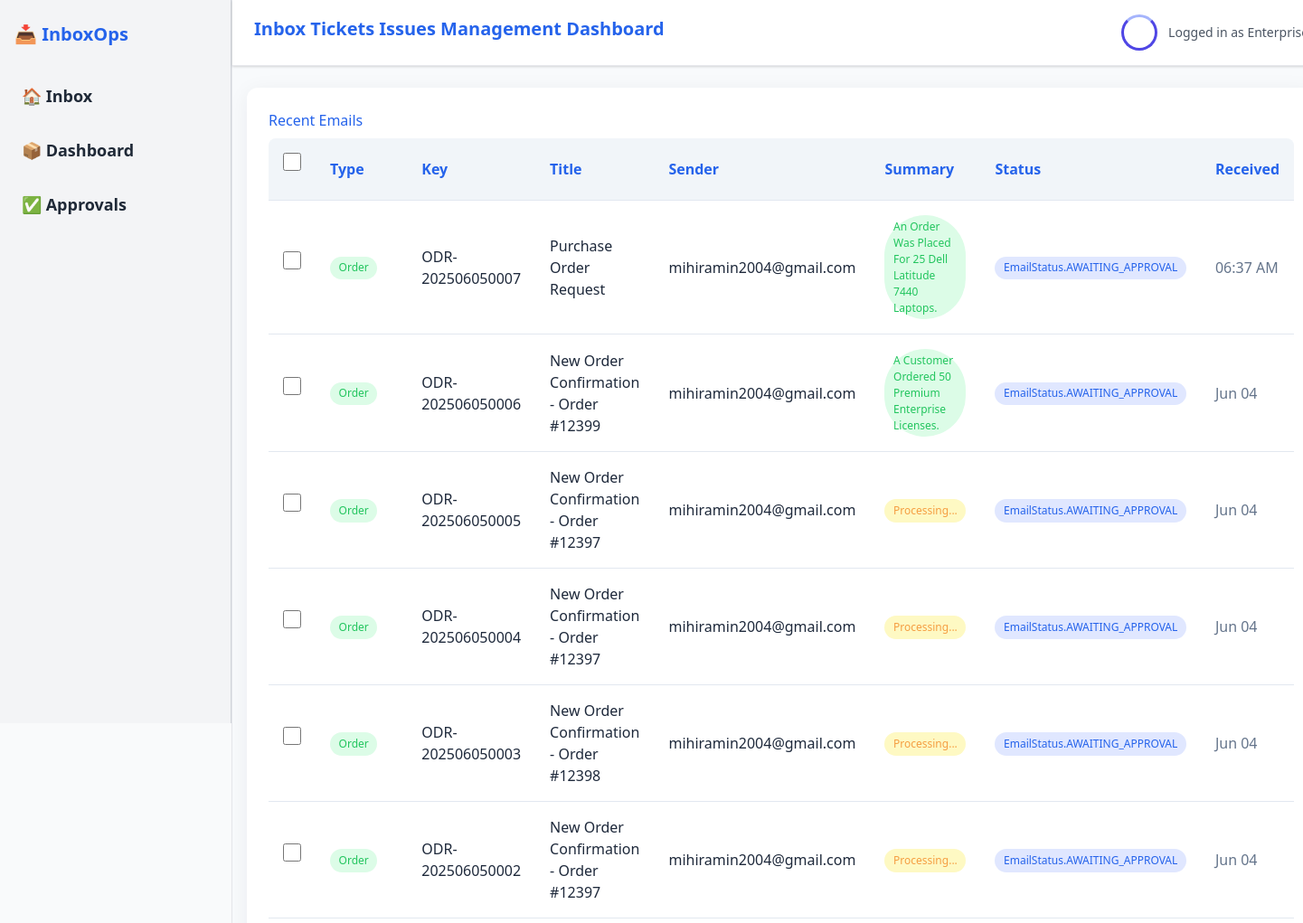
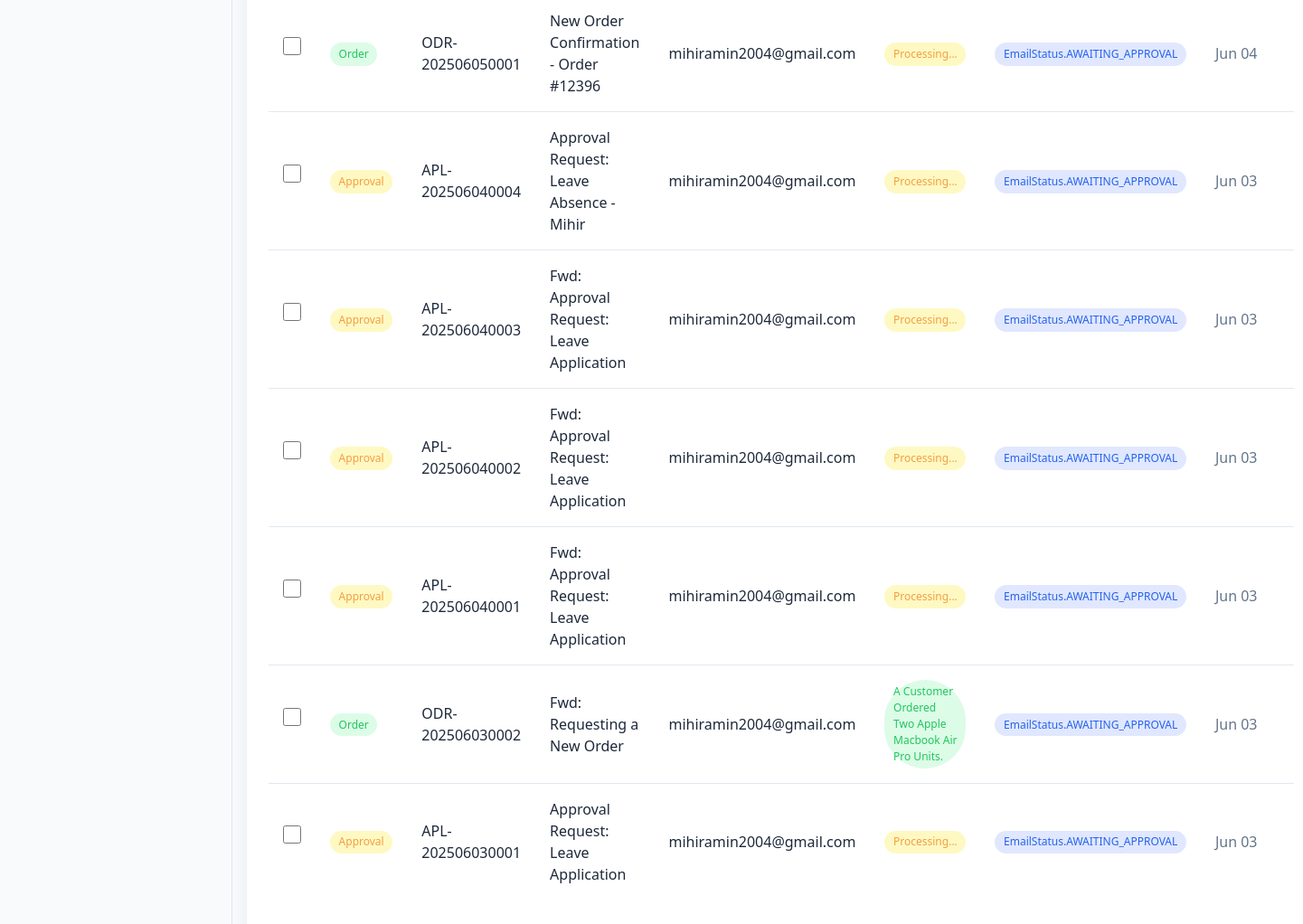
/u, run on the app's committed database (2 pictures, top to bottom).
### app/models.py (models this page shows)
class Email(Base):
    __tablename__ = "emails"
    id = Column(Integer, primary_key=True, index=True)
    from_email = Column(String, index=True)
    subject = Column(String, index=True)
    text_body = Column(Text)
    html_body = Column(Text)
    received_at = Column(DateTime(timezone=True), server_default=func.now())
    summary = Column(Text, nullable=True)
    status = Column(String, default="received")
    type = Column(String, default="UNKNOWN")  # can be ORDER, APPROVAL, SPAM
    key = Column(String, unique=True)
    status = Column(String, default=EmailStatus.NEW)
    order_items = Column(JSON, nullable=True)  # Store extracted order items
    tags = Column(JSON, nullable=True)  # Store extracted tags
    raw_json = Column(JSON, nullable=True)  # <-- Add this line

### app/main.py (the view)
@app.get("/u", response_class=HTMLResponse)
def unified_view(request: Request, page: str = "inbox", db: Session = Depends(get_db)):
    if page == "inbox":
        emails = db.query(Email).order_by(Email.received_at.desc()).all()
        format_received_time = lambda received_at: format_received_time(received_at)
        now = datetime.now()
        return templates.TemplateResponse(
            "index.html",
            {"request": request, "emails": emails, "check_email_status": check_email_status, "format_received_time": format_received_time, "now": now},
        )
    elif page == "dashboard":
        orders = db.query(Order).order_by(Order.id.desc()).all()
        approvals = db.query(Approval).order_by(Approval.id.desc()).all()
        emails = db.query(Email).order_by(Email.received_at.desc()).all()
        total_processed = db.query(Email).count()
        processed_today = db.query(Email).filter(Email.received_at >= datetime.now().date()).count()
        success_rate = 96.8  # Example static value; replace with dynamic calculation
        success_rate_change = 2.3  # Example static value; replace with dynamic calculation
        avg_processing_time = 1.4  # Example static value; replace with dynamic calculation
        active_webhooks = 12  # Example static value; replace with dynamic calculation
        webhook_endpoints = 4  # Example static value; replace with dynamic calculation
        avg_latency = 198  # Example static value; replace with dynamic calculation
        active_models = 15  # Example static value; replace with dynamic calculation
        top_classification_type = "Invoices"  # Example static value; replace with dynamic calculation
        top_classification_percentage = 26.6  # Example static value; replace with dynamic calculation
        error_rate = 3.2  # Example static value; replace with dynamic calculation
        error_rate_change = -0.8  # Example static value; replace with dynamic calculation
        last_error_time = "2 hours ago"  # Example static value; replace with dynamic calculation
        emails = crud.get_emails(db, limit=1000)
        email_map = {email.key: email for email in emails}
        for order in orders:
            order.mail_content = ""
            if order.key and order.key in email_map:
                order.mail_content = email_map[order.key].html_body or email_map[order.key].text_body or ""
            print(f"Order {order.id} key={order.key} mail_content={order.mail_content[:100]}")
        return templates.TemplateResponse(
            "dashboard.html",
            {"request": request, "orders": orders, "emails": emails, "approvals": approvals, "check_email_status": check_email_status, "format_date": format_date, "total_processed": total_processed,
            "processed_today": processed_today,
            "processing_rate": (processed_today / total_processed) * 100 if total_processed else 0,
            "success_rate": success_rate,
            "success_rate_change": success_rate_change,
            "avg_processing_time": avg_processing_time,
            "active_webhooks": active_webhooks,
            "webhook_endpoints": webhook_endpoints,
            "avg_latency": avg_latency,
            "active_models": active_models,
            "top_classification_type": top_classification_type,
            "top_classification_percentage": top_classification_percentage,
            "error_rate": error_rate,
            "error_rate_change": error_rate_change,
            "last_error_time": last_error_time,},
        )
    else:
        return templates.TemplateResponse(
            "404.html", {"request": request}, status_code=404
        )

### templates/index.html (shortened to what this page needs)
{% extends "layout.html" %}
{% block content %}
<!DOCTYPE html>
<html>
<head>
    <link rel="stylesheet" href="/static/styles.css">
</head>
<body>
    <div class="container">
        <h2>Recent Emails</h2>
        <table class="table">
            <thead>
                <tr>
                    <th><input type="checkbox" id="select-all" /></th>
                    <th>Type</th>
                    <th>Key</th>
                    <th>Title</th>
                    <th>Sender</th>
                    <th>Summary</th>
                    <th>Status</th>
                    <th>Received</th>
                </tr>
            </thead>
            <tbody>
                {% for email in emails %}
                <tr class="email-row">
                    <td>
                        <input type="checkbox" class="email-checkbox" />
                    </td>
                    <td>
                        {% if email.type == "ORDER" %}
                            <span class="badge badge-success">Order</span>
                        {% elif email.type == "APPROVAL" %}
                            <span class="badge badge-warning">Approval</span>
                        {% else %}
                            <span class="badge badge-danger">Spam</span>
                        {% endif %}
                    </td>
                    <td>{{ email.key }}</td>
                    <td>{{ email.subject }}</td>
                    <td>{{ email.from_email }}</td>
                    <td>
                        {% if email.summary %}
                            <span class="badge badge-success">{{ email.summary }}</span>
                        {% else %}
                            <span class="badge badge-warning">Processing...</span>
                        {% endif %}
                    </td>
                    <td>
                        {% set status = check_email_status(email) %}
                        <span class="badge badge-{{ status.lower() }}">{{ status }}</span>
                    </td>
                    <td class="text-muted">
    {% if email.received_at %}
        {% if email.received_at.date() == now.date() %}
            {{ email.received_at.strftime("%I:%M %p") }}
        {% else %}
            {{ email.received_at.strftime("%b %d") }}
        {% endif %}
    {% else %}
        Unknown
    {% endif %}
</td>
                </tr>
                {% endfor %}
            </tbody>
        </table>
    </div>
</body>
</html>
{% endblock %}

### static/styles.css (style rules this page uses)
body { background: #f8fafc; color: #1e293b; font-family: 'Segoe UI', 'Roboto', Arial, sans-serif; margin: 0; padding: 0; }
h1, h2, h3 { color: #2563eb; margin-bottom: 0.5rem; }
.container { max-width: 95vw; margin: 0 auto; background: #fff; border-radius: 12px; box-shadow: 0 4px 24px rgba(30,41,59,0.06); padding: 1.5rem; }
.table { width: 100%; border-collapse: collapse; margin-bottom: 2rem; background: #fff; border-radius: 8px; overflow: hidden; }
.table th, .table td { padding: 1rem; border-bottom: 1px solid #e2e8f0; text-align: left; }
.table th { background: #f1f5f9; color: #2563eb; font-weight: 600; }
.table tr:last-child td { border-bottom: none; }
.badge { display: inline-block; padding: 0.3em 0.8em; border-radius: 999px; font-size: 0.95em; font-weight: 500; background: #e0e7ff; color: #2563eb; }
.badge-success { background: #dcfce7; color: #22c55e; }
.badge-warning { background: #fef9c3; color: #f59e42; }
input, textarea, select { border: 1px solid #e2e8f0; border-radius: 6px; padding: 0.6em; font-size: 1em; margin-bottom: 1em; width: 100%; box-sizing: border-box; }
.text-muted { color: #64748b; }
.badge { display: inline-block; padding: 0.3em 0.8em; border-radius: 999px; font-size: 0.85em; font-weight: 500; }
.badge { display: inline-block; padding: 0.3em 0.8em; border-radius: 999px; font-size: 0.75em; font-weight: 500; text-transform: capitalize; }

### templates/index.html (style rules this page uses)
input[type="checkbox"] { width: 20px; height: 20px; cursor: pointer; border: 2px solid #ccc; border-radius: 4px; transition: box-shadow 0.2s ease; position: relative; }

### data on the page
Email: type "Order", key "ODR-202506050007", subject "Purchase Order Request", from_email "mihiramin2004@gmail.com", summary "An Order Was Placed For 25 Dell Latitude 7440 Laptops.", status "EmailStatus.AWAITING_APPROVAL", received_at "06:37 AM"
Email: type "Order", key "ODR-202506050006", subject "New Order Confirmation - Order #12399", from_email "mihiramin2004@gmail.com", summary "A Customer Ordered 50 Premium Enterprise Licenses.", status "EmailStatus.AWAITING_APPROVAL", received_at "Jun 04"
Email: type "Order", key "ODR-202506050005", subject "New Order Confirmation - Order #12397", from_email "mihiramin2004@gmail.com", shows "Processing...", status "EmailStatus.AWAITING_APPROVAL", received_at "Jun 04"
Email: type "Order", key "ODR-202506050004", subject "New Order Confirmation - Order #12397", from_email "mihiramin2004@gmail.com", shows "Processing...", status "EmailStatus.AWAITING_APPROVAL", received_at "Jun 04"
Email: type "Order", key "ODR-202506050003", subject "New Order Confirmation - Order #12398", from_email "mihiramin2004@gmail.com", shows "Processing...", status "EmailStatus.AWAITING_APPROVAL", received_at "Jun 04"
Email: type "Order", key "ODR-202506050002", subject "New Order Confirmation - Order #12397", from_email "mihiramin2004@gmail.com", shows "Processing...", status "EmailStatus.AWAITING_APPROVAL", received_at "Jun 04"
Email: type "Order", key "ODR-202506050001", subject "New Order Confirmation - Order #12396", from_email "mihiramin2004@gmail.com", shows "Processing...", status "EmailStatus.AWAITING_APPROVAL", received_at "Jun 04"
Email: type "Approval", key "APL-202506040004", subject "Approval Request: Leave Absence - Mihir", from_email "mihiramin2004@gmail.com", shows "Processing...", status "EmailStatus.AWAITING_APPROVAL", received_at "Jun 03"
Email: type "Approval", key "APL-202506040003", subject "Fwd: Approval Request: Leave Application", from_email "mihiramin2004@gmail.com", shows "Processing...", status "EmailStatus.AWAITING_APPROVAL", received_at "Jun 03"
Email: type "Approval", key "APL-202506040002", subject "Fwd: Approval Request: Leave Application", from_email "mihiramin2004@gmail.com", shows "Processing...", status "EmailStatus.AWAITING_APPROVAL", received_at "Jun 03"
Email: type "Approval", key "APL-202506040001", subject "Fwd: Approval Request: Leave Application", from_email "mihiramin2004@gmail.com", shows "Processing...", status "EmailStatus.AWAITING_APPROVAL", received_at "Jun 03"
Email: type "Order", key "ODR-202506030002", subject "Fwd: Requesting a New Order", from_email "mihiramin2004@gmail.com", summary "A Customer Ordered Two Apple Macbook Air Pro Units.", status "EmailStatus.AWAITING_APPROVAL", received_at "Jun 03"
Email: type "Approval", key "APL-202506030001", subject "Approval Request: Leave Application", from_email "mihiramin2004@gmail.com", shows "Processing...", status "EmailStatus.AWAITING_APPROVAL", received_at "Jun 03"
